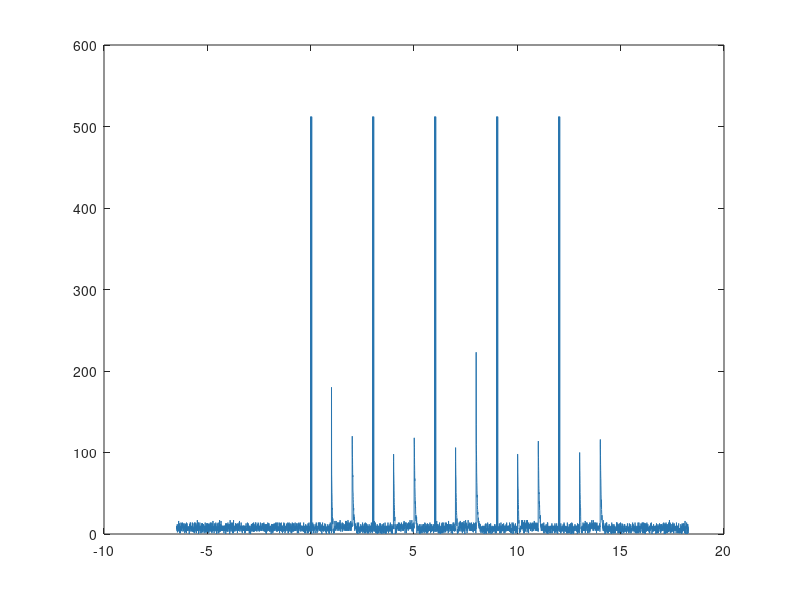

Write MATLAB code to recreate this figure. (Note: this script raises an error after producing the figure.)
test_data_mag = load('./RNSData0910/test_data_mag.mat');
test_data_real = load('./RNSData0910/test_data_real.mat');
test_data_mag = test_data_mag.data_mag;
test_data_real = test_data_real.data_real;

Fs = 250;
time_mag = 0:length(test_data_mag) - 1;
time_mag = time_mag / Fs;

time_real = 0 : length(test_data_real) - 1;
time_real = time_real / Fs;

offset = 8.7080;

time_real = time_real + offset;
format long g
fileID = fopen('./rp_timestamps/mark.txt','r');
marks = fscanf(fileID,'%f');
fileID = fopen('./rp_timestamps/mag_off.txt','r');
mag_off = fscanf(fileID,'%f');
fileID = fopen('./rp_timestamps/mag_on.txt','r');
mag_on = fscanf(fileID,'%f');
fileID = fopen('./rp_timestamps/pulse_off.txt','r');
pulse_off = fscanf(fileID,'%f');
fileID = fopen('./rp_timestamps/pulse_on.txt','r');
pulse_on = fscanf(fileID,'%f');
fileID = fopen('./rp_timestamps/ssr.txt','r');
ssr = fscanf(fileID,'%f');




mark_temp = [0 -1 -1 0 0 -1 -1 0 0 0 0 0 0 -1 -1 0];
mark_temp1 = [0 -1 -1 0 0 0 0 0 0  -1 -1 0];
mark_temp2 = [0 -1 -1 0 0 0 0 0 0 0 0 0 0  -1 -1 0];
mark_temp3 = [0 -1 -1 0 0 -1 -1 0];
mark_temp4 = [0 -1 -1 0 ];
[a,l] = xcorr(test_data_real, mark_temp);
a = a(length(test_data_real):end);
[a1,l1] = xcorr(test_data_real, mark_temp1);
[a2,l2] = xcorr(test_data_real, mark_temp2);
[a3,l3] = xcorr(test_data_real, mark_temp3);
[a4,l4] = xcorr(test_data_real, mark_temp4);
a1 = a1(length(test_data_real):end);
a2 = a2(length(test_data_real):end);
a3 = a3(length(test_data_real):end);
a4 = a4(length(test_data_real):end);

I = a > 0.9 * (max(abs(a)));
I1 = a1 > 0.9 * (max(abs(a1)));
I1 = logical([I1(5:end) zeros(1,4)]);
I2 = a2 > 0.9 * (max(abs(a2)));
I3 = a3 > 0.9 * (max(abs(a3)));
I4 = a4 > 0.9 * (max(abs(a4)));

J = logical([0 I(1:end-1)]);

marks_real_time = time_real(J);
marks = marks(1:5)';



first_mark_time = marks_real_time(1);
mark_offset = first_mark_time - marks(1);

marks = marks + mark_offset;
total_offset = marks(1);
mag_off = mag_off + mark_offset- marks(1);
mag_on = mag_on + mark_offset - marks(1);
pulse_on = pulse_on + mark_offset - marks(1);
pulse_off =  pulse_off + mark_offset - marks(1);
ssr = ssr + mark_offset - marks(1);


time_real = time_real - marks(1);
time_mag = time_mag - marks(1);
marks_real_time = marks_real_time - marks(1);
marks = marks - marks(1);




time = 0:1:length(marks)-1;
P_pi = polyfit(time,marks,1);
yfit_pi = P_pi(1)*time+P_pi(2);

P_rns = polyfit(time,marks_real_time,1);
yfit_rns = P_rns(1)*time+P_rns(2);


marks = marks*P_rns(1)/P_pi(1);
mag_off = mag_off*P_rns(1)/P_pi(1);
mag_on = mag_on*P_rns(1)/P_pi(1);
pulse_on = pulse_on*P_rns(1)/P_pi(1);
pulse_off =  pulse_off*P_rns(1)/P_pi(1);
ssr = ssr*P_rns(1)/P_pi(1);




Ipulse_on = test_data_mag(1:8750) < -80;
Ipulse_off = test_data_mag(1:8750) > 80;

i = 1;
while i<length(Ipulse_on)
   
    if(Ipulse_on(i) == 1)
        Ipulse_on(i-1) = 1;
        while Ipulse_on(i) == 1
            Ipulse_on(i) = 0;
            i=i+1;
        end
    end
    i = i + 1;
end
%pulse_on = pulse_on(1:5)';
pulse_on_mag_time = time_mag(Ipulse_on);

i = 1;
while i<length(Ipulse_off)
   
    if(Ipulse_off(i) == 1)
        Ipulse_off(i-1) = 1;
        while Ipulse_off(i) == 1
            Ipulse_off(i) = 0;
            i=i+1;
        end
    end
    i = i + 1;
end
%pulse_off = pulse_off(1:5)';
pulse_off_mag_time = time_mag(Ipulse_off);


ssr_real_time = time_real(end);

p1 = plot(time_real, (abs(test_data_real)), 'Color', [39/255 116/255 174/255]);
p1.LineWidth = 2;
hold on
p2 = plot(time_mag, (abs(test_data_mag)-120), 'Color', [0/255 59/255 92/255]);
p2.LineWidth = 2;


hold on

for i =1:5
    l = line([marks(i) marks(i)], [-600 600], 'Color', 'black', 'LineStyle','--');
    l.LineWidth = 1;
end

for i =1:6
    l = line([pulse_on(i) pulse_on(i)], [-600 600], 'Color', 'red', 'LineStyle','--');
    l.LineWidth = 1;
end

   l = line([ssr ssr], [-600 600], 'Color', 'blue', 'LineStyle','--');
    l.LineWidth = 1;

       l = line([mag_on mag_on], [-600 600], 'Color', 'green', 'LineStyle','--');
    l.LineWidth = 1;
    
        l = line([mag_off mag_off], [-600 600], 'Color', 'green', 'LineStyle','--');
    l.LineWidth = 1;
lgd = legend('RTE iEEG','Magnet iEEG', 'Mark sent', 'Pulse sent', 'Store sent', 'Magnet sent')
lgd.FontSize = 20;

fprintf('\n\n\n');
fprintf('\nMark offsets:\n');
for i = 1:5
 
   fprintf('\t%f\n', marks(i) - marks_real_time(i));
end

fprintf('\nPulse offsets:\n');
for i = 1:5
    fprintf('\t%f\n', -(pulse_on(i) - pulse_on_mag_time(i)));
end

fprintf('\nSSR offsets: %f\n', ssr_real_time - ssr);
fprintf('\nMag_on: %f\n', test_hdr_mag.PreTrigger - total_offset - mag_on);


fprintf('\n\n\n');